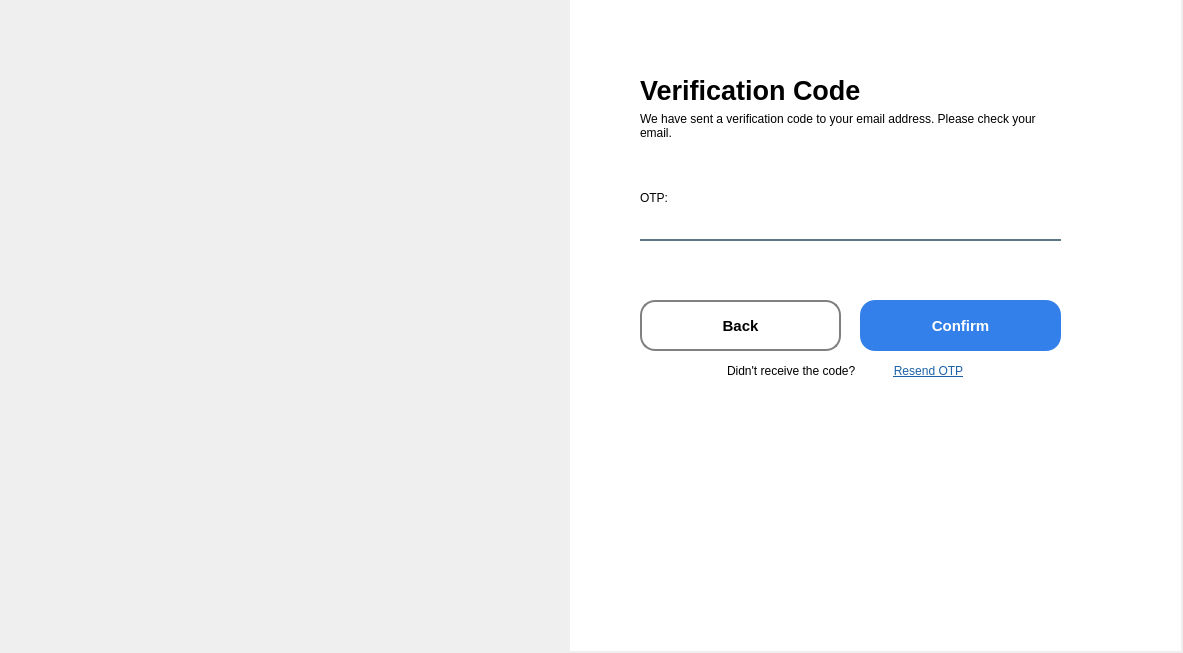
<?xml version="1.0" encoding="UTF-8"?>
<ui version="4.0">
 <class>MainWindow</class>
 <widget class="QMainWindow" name="MainWindow">
  <property name="geometry">
   <rect>
    <x>0</x>
    <y>0</y>
    <width>1183</width>
    <height>653</height>
   </rect>
  </property>
  <property name="windowTitle">
   <string>MainWindow</string>
  </property>
  <widget class="QWidget" name="centralwidget">
   <widget class="QLabel" name="label_2">
    <property name="geometry">
     <rect>
      <x>640</x>
      <y>60</y>
      <width>321</width>
      <height>61</height>
     </rect>
    </property>
    <property name="font">
     <font>
      <pointsize>20</pointsize>
      <weight>75</weight>
      <bold>true</bold>
     </font>
    </property>
    <property name="text">
     <string>Verification Code</string>
    </property>
   </widget>
   <widget class="QLabel" name="label">
    <property name="geometry">
     <rect>
      <x>570</x>
      <y>0</y>
      <width>611</width>
      <height>651</height>
     </rect>
    </property>
    <property name="font">
     <font>
      <pointsize>5</pointsize>
     </font>
    </property>
    <property name="styleSheet">
     <string notr="true">background-color:rgb(255,255,255)</string>
    </property>
    <property name="text">
     <string/>
    </property>
   </widget>
   <widget class="QPushButton" name="confirm_button">
    <property name="geometry">
     <rect>
      <x>860</x>
      <y>300</y>
      <width>201</width>
      <height>51</height>
     </rect>
    </property>
    <property name="font">
     <font>
      <pointsize>11</pointsize>
      <weight>75</weight>
      <bold>true</bold>
     </font>
    </property>
    <property name="styleSheet">
     <string notr="true">QPushButton#confirm_button{
	background-color:rgb(52, 128, 235);
	border:none;
	color:rgb(255,255,255);
	border-radius: 15px
}
QPushButton#confirm_button:pressed{
	padding-left:5px;
	padding-top:5px;
	background-color:rgb(19, 38, 99)
}</string>
    </property>
    <property name="text">
     <string>Confirm</string>
    </property>
    <property name="autoDefault">
     <bool>false</bool>
    </property>
   </widget>
   <widget class="QLabel" name="label_3">
    <property name="geometry">
     <rect>
      <x>640</x>
      <y>190</y>
      <width>55</width>
      <height>16</height>
     </rect>
    </property>
    <property name="font">
     <font>
      <pointsize>9</pointsize>
     </font>
    </property>
    <property name="text">
     <string>OTP:</string>
    </property>
   </widget>
   <widget class="QLineEdit" name="otp_edit">
    <property name="geometry">
     <rect>
      <x>640</x>
      <y>210</y>
      <width>421</width>
      <height>31</height>
     </rect>
    </property>
    <property name="font">
     <font>
      <pointsize>9</pointsize>
     </font>
    </property>
    <property name="styleSheet">
     <string notr="true">border:none;
border-bottom:2px solid rgba(46, 82, 101, 200);</string>
    </property>
    <property name="text">
     <string/>
    </property>
    <property name="placeholderText">
     <string/>
    </property>
   </widget>
   <widget class="QLabel" name="label_4">
    <property name="geometry">
     <rect>
      <x>640</x>
      <y>112</y>
      <width>421</width>
      <height>51</height>
     </rect>
    </property>
    <property name="font">
     <font>
      <pointsize>9</pointsize>
     </font>
    </property>
    <property name="text">
     <string>We have sent a verification code to your email address. Please check your email.</string>
    </property>
    <property name="alignment">
     <set>Qt::AlignLeading|Qt::AlignLeft|Qt::AlignTop</set>
    </property>
    <property name="wordWrap">
     <bool>true</bool>
    </property>
   </widget>
   <widget class="QLabel" name="error_otp">
    <property name="geometry">
     <rect>
      <x>640</x>
      <y>244</y>
      <width>421</width>
      <height>16</height>
     </rect>
    </property>
    <property name="styleSheet">
     <string notr="true">color:rgb(255,0,0)</string>
    </property>
    <property name="text">
     <string/>
    </property>
   </widget>
   <widget class="QPushButton" name="back_button">
    <property name="geometry">
     <rect>
      <x>640</x>
      <y>300</y>
      <width>201</width>
      <height>51</height>
     </rect>
    </property>
    <property name="font">
     <font>
      <pointsize>11</pointsize>
      <weight>75</weight>
      <bold>true</bold>
     </font>
    </property>
    <property name="styleSheet">
     <string notr="true">QPushButton#back_button{
	border :2px solid gray;
	border-radius: 15px;
}
QPushButton#back_button:pressed{
	padding-left:3px;
	padding-top:3px;
	border :2px solid black;
	background-color:rgb(0, 0, 0);
	color:rgb(255, 255, 255);
}</string>
    </property>
    <property name="text">
     <string>Back</string>
    </property>
    <property name="autoDefault">
     <bool>false</bool>
    </property>
   </widget>
   <widget class="QLabel" name="register_label">
    <property name="geometry">
     <rect>
      <x>727</x>
      <y>360</y>
      <width>161</width>
      <height>21</height>
     </rect>
    </property>
    <property name="font">
     <font>
      <pointsize>9</pointsize>
     </font>
    </property>
    <property name="text">
     <string>Didn't receive the code?</string>
    </property>
    <property name="textInteractionFlags">
     <set>Qt::LinksAccessibleByMouse</set>
    </property>
   </widget>
   <widget class="QPushButton" name="resend_otp_button">
    <property name="geometry">
     <rect>
      <x>888</x>
      <y>360</y>
      <width>81</width>
      <height>21</height>
     </rect>
    </property>
    <property name="font">
     <font>
      <pointsize>9</pointsize>
      <underline>true</underline>
     </font>
    </property>
    <property name="styleSheet">
     <string notr="true">QPushButton#resend_otp_button{
	border:none;
	color: rgb(29, 98, 168)
}
QPushButton#resend_otp_button:pressed{
	color:rgb(0, 0, 0)
}</string>
    </property>
    <property name="text">
     <string>Resend OTP</string>
    </property>
   </widget>
   <widget class="QLabel" name="label_9">
    <property name="geometry">
     <rect>
      <x>40</x>
      <y>250</y>
      <width>291</width>
      <height>111</height>
     </rect>
    </property>
    <property name="text">
     <string/>
    </property>
    <property name="pixmap">
     <pixmap>../Icon/Logo.png</pixmap>
    </property>
    <property name="scaledContents">
     <bool>true</bool>
    </property>
   </widget>
   <widget class="QLabel" name="label_8">
    <property name="geometry">
     <rect>
      <x>0</x>
      <y>0</y>
      <width>571</width>
      <height>661</height>
     </rect>
    </property>
    <property name="styleSheet">
     <string notr="true"/>
    </property>
    <property name="text">
     <string/>
    </property>
    <property name="pixmap">
     <pixmap>../Icon/background 2.png</pixmap>
    </property>
    <property name="scaledContents">
     <bool>true</bool>
    </property>
   </widget>
   <zorder>label</zorder>
   <zorder>label_2</zorder>
   <zorder>confirm_button</zorder>
   <zorder>label_3</zorder>
   <zorder>otp_edit</zorder>
   <zorder>label_4</zorder>
   <zorder>error_otp</zorder>
   <zorder>back_button</zorder>
   <zorder>register_label</zorder>
   <zorder>resend_otp_button</zorder>
   <zorder>label_8</zorder>
   <zorder>label_9</zorder>
  </widget>
 </widget>
 <resources/>
 <connections/>
</ui>
